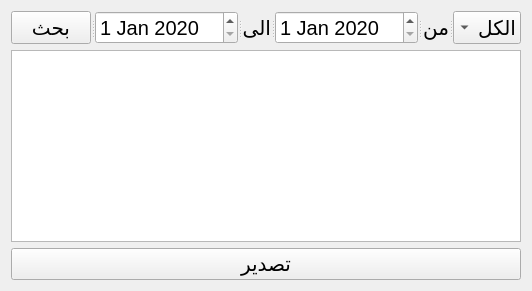
            <widget class="QWidget" name="tab_7">
             <attribute name="title">
              <string>التحركات اليومية</string>
             </attribute>
             <layout class="QVBoxLayout" name="verticalLayout_88">
              <item>
               <layout class="QVBoxLayout" name="verticalLayout_87">
                <item>
                 <widget class="QSplitter" name="splitter_18">
                  <property name="orientation">
                   <enum>Qt::Horizontal</enum>
                  </property>
                  <widget class="QPushButton" name="pushButton_25">
                   <property name="font">
                    <font>
                     <pointsize>15</pointsize>
                    </font>
                   </property>
                   <property name="layoutDirection">
                    <enum>Qt::RightToLeft</enum>
                   </property>
                   <property name="text">
                    <string>بحث</string>
                   </property>
                  </widget>
                  <widget class="QDateEdit" name="dateEdit_6">
                   <property name="font">
                    <font>
                     <pointsize>15</pointsize>
                    </font>
                   </property>
                   <property name="locale">
                    <locale language="English" country="UnitedStates"/>
                   </property>
                   <property name="date">
                    <date>
                     <year>2020</year>
                     <month>1</month>
                     <day>1</day>
                    </date>
                   </property>
                  </widget>
                  <widget class="QLabel" name="label_7">
                   <property name="font">
                    <font>
                     <pointsize>15</pointsize>
                    </font>
                   </property>
                   <property name="text">
                    <string>الى</string>
                   </property>
                  </widget>
                  <widget class="QDateEdit" name="dateEdit_7">
                   <property name="font">
                    <font>
                     <pointsize>15</pointsize>
                    </font>
                   </property>
                   <property name="locale">
                    <locale language="English" country="UnitedStates"/>
                   </property>
                   <property name="date">
                    <date>
                     <year>2020</year>
                     <month>1</month>
                     <day>1</day>
                    </date>
                   </property>
                  </widget>
                  <widget class="QLabel" name="label_8">
                   <property name="font">
                    <font>
                     <pointsize>15</pointsize>
                    </font>
                   </property>
                   <property name="text">
                    <string>من</string>
                   </property>
                  </widget>
                  <widget class="QComboBox" name="comboBox_21">
                   <property name="font">
                    <font>
                     <pointsize>15</pointsize>
                    </font>
                   </property>
                   <property name="layoutDirection">
                    <enum>Qt::RightToLeft</enum>
                   </property>
                   <item>
                    <property name="text">
                     <string>الكل</string>
                    </property>
                   </item>
                  </widget>
                 </widget>
                </item>
                <item>
                 <widget class="QTextBrowser" name="textBrowser">
                  <property name="font">
                   <font>
                    <pointsize>15</pointsize>
                   </font>
                  </property>
                 </widget>
                </item>
                <item>
                 <widget class="QPushButton" name="pushButton_26">
                  <property name="font">
                   <font>
                    <pointsize>15</pointsize>
                   </font>
                  </property>
                  <property name="text">
                   <string>تصدير</string>
                  </property>
                 </widget>
                </item>
               </layout>
              </item>
             </layout>
            </widget>
